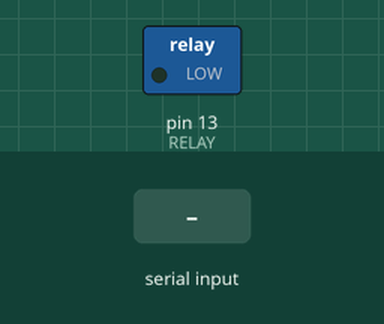
The sketch below on a simulated Arduino Uno, built with avr-gcc and run on an emulated ATmega328P. Parts: switched loads named in the sketch (green lamp = pin HIGH). Inputs (shaded band) come from the test bench. The modem accepts every AT command (registered, SIM ready, sends succeed) and sends nothing else; what the sketch prints to the serial monitor is not drawn.

Above: at 17.2 s.
17.3 s: "time" received over the second serial link
18.8 s: "GMT" received over the second serial link
20.8 s: "1" received over the second serial link
At 34.2 s:
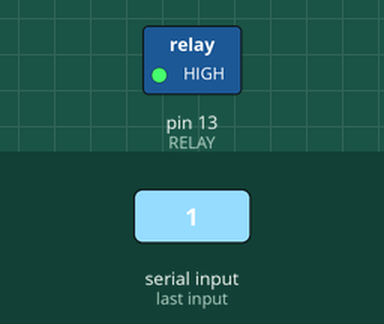
Timing chart, 0 to 40.4 s (numbered marks = the images above; inputs shaded):
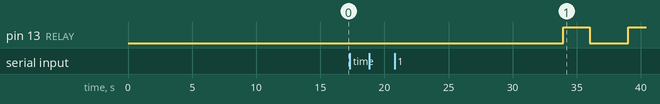

Measured:
- after the input at 17.3 s, every drawn part: stays the same
- after the input at 18.8 s, every drawn part: stays the same

The sketch:

time.ino
```cpp
#include <SoftwareSerial.h>
//#include <Wire.h>
//#include <GOFi2cOLED.h>
//
//GOFi2cOLED GOFoled;

SoftwareSerial mySerial(2, 3); //SIM800L Tx & Rx is connected to Arduino #3 & #2


const String myphone = "0929034450";     // Thay so cua ban vao day
const int RELAY =  13;                              // Chan so 12 arduino uno dung lam chan dieu khien dong/cat Relay de On/Off den

String RxBuff = "";                                    // Khai bao bo dem nhan du lieu
String returned = "";                                // Tat ca du lieu nhan ve tu module sim deu duoc luu trong day
boolean newline = false;
String Sdt="";
int Index= -1;                           // vi tri cua chuoi returned
int Index_Lamp_On = -1;                           // vi tri cua chuoi "LAMP_ON"
int Index_Lamp_Off = -1;                           // vi tri cua chuoi "LAMP_OFF"

void serialEvent();
void runUtilOk(String cmd, String okCondition, int delays);
void updateSerial();
void Gsm_Init();                                    // Cau hinh Module Sim800C
void Gsm_MakeCall(String phone);                   // Ham goi dien
void Gsm_MakeSMS(String phone, String content);    // Ham nhan tin
void ConnectServer(String ip, String port);
void disconnected();
void Makesendserver(String content);


void setup()
{

  Serial.begin(9600);

  mySerial.begin(9600);

  Serial.println("Initializing...");
  delay(1000);
  digitalWrite(RELAY, LOW);               // Khai bao chan  de dieu khien dong cat RELAY
  pinMode(RELAY, OUTPUT);

  delay(5000);                                              // Đợi module sim kiểm tra kết nối mạng GSM


  Gsm_Init();                                                 // Cau hinh module Sim800C
//  Gsm_MakeCall(myphone);                          // Test cuoc goi
  // Gsm_MakeSMS(myphone,"I'm a test");       // Test tin nhan
//  ConnectServer("138.197.46.187", "1346");
  //  mySerial.println("at+cipstart=\"tcp\",\"138.197.46.187\",\"1349\"");
  //  delay(2000);


  //  Makesendserver("times");

}

void loop() {
  serialEvent();                                                                    // tre 1s
  Index_Lamp_On = returned.indexOf("time");              // Tim vi tri cua chuoi "LAMP_ON" trong bo dem nhan RxBuff

  if (Index_Lamp_On >= 0)                                                  // Neu tim thay "LAMP_ON" trong RxBuff
  {
    digitalWrite(RELAY, LOW);
    Index_Lamp_On = -1;                                                     //
    Serial.println("Nhận tin lấy giờ:" + returned);
    Sdt = returned.substring(9, 21);
    Serial.print("Số điện thoại yêu cầu:");
    Serial.println(Sdt);
    Serial.println("Gửi tin lấy giờ lên server");
    times:
    returned = "";
    ConnectServer("138.197.46.187","1349");
    Makesendserver("times");
    serialEvent();
    Index = returned.indexOf("GMT");
    if (Index >= 0)                   // Neu tim thay "LAMP_ON" trong RxBuff
   {
      Index = -1;
      digitalWrite(RELAY, LOW);
      Serial.println("Đã lấy được giờ: " + returned);
      Serial.print("Trả giờ cho tài khoản yêu cầu:");
      Serial.println(Sdt);
      Gsm_MakeSMS(Sdt,returned);
      returned = "";                                   // Xoa bo dem
      disconnected();

   }
    else
    {
      Index = -1;
      digitalWrite(RELAY, HIGH);
      Serial.println("Thất bại, gửi lại: " + returned);
      returned = "";
      goto times;
    }
    returned = "";                                                                   // Xoa bo dem
                                                 // Dong Relay de bat den // Bat bong den
  }

}


void serialEvent() {                                          // Chuong trinh ngat nhan du lieu sự kiện trả về
  while (mySerial.available()) {                               // Doi den khi co du lieu nhan ve
    // get the new byte:
    char inChar = (char)mySerial.read();                  // Doc mot byte du lieu vua nhan ve
    returned += inChar;                          // Ghi byte do vao bo dem nhan RxBuff (ta se xu ly RxBuff trong vong loop())

    if (returned.length() >= 128)                            // Neu bo dem qua dai thi xoa bo dem di
    {
    returned = "";
    }
  }

}


void runUtilOk(String cmd, String okCondition, int delays) //s sánh phản hồi trả về từ sim
{

  mySerial.println(cmd);
  delay(delays);
  serialEvent();
  Index = returned.indexOf(okCondition);
  if (Index >= 0)                   // Neu tim thay "LAMP_ON" trong RxBuff
  {
    Index = -1;
    digitalWrite(RELAY, LOW);
    Serial.println("Thành công: " + returned);
    returned = "";                                   // Xoa bo dem
  }
    else
    {
    Index = -1;
    digitalWrite(RELAY, HIGH);
    Serial.println("Thất bại, gửi lại: " + returned);
    returned = "";
    runUtilOk(cmd, okCondition, delays);
    }
}


void updateSerial()
{
  delay(500);
  while (Serial.available())
  {
    mySerial.write(Serial.read());//Forward what Serial received to Software Serial Port

  }
  while (mySerial.available())
  {
    Serial.write(mySerial.read());//Forward what Software Serial received to Serial Port

  }
}

void Gsm_Init()          // cài đặt modul
{
           //Once the handshake test is successful, it will back to OK
  runUtilOk("AT", "OK", 2000);
  runUtilOk("ATE1", "OK", 2000);            // Tat che do phan hoi (Echo mode)
  runUtilOk("AT+CMGF=1", "OK", 2000);      // Chon che do TEXT Mode
  runUtilOk("AT+CLIP=1", "OK", 2000);           // Hien thi thong tin nguoi goi den
  runUtilOk("AT+CNMI=1,2,0,0,0", "OK", 2000);    // Hien thi truc tiep noi dung tin nhan mới


}

void Gsm_MakeCall(String phone)    //gọi điện
{
  runUtilOk("ATD" + phone + ";", "OK", 10000);
  runUtilOk("ATH", "OK", 2000);
}

void Gsm_MakeSMS(String phone, String content)  //gửi sms
{
  runUtilOk("AT+CMGS=\"" + phone + "\"", "OK", 3000);   //Gửi tin nhắn                                                   // Cho ky tu '>' phan hoi ve
  mySerial.print(content);                                          // Gui noi dung
  updateSerial();
  delay(500);
  mySerial.print((char)26);                                         // Gui Ctrl+Z hay 26 de ket thuc noi dung tin nhan va gui tin di
  updateSerial();
  delay(2000);                                                      // delay 5s
}


void ConnectServer(String ip, String port)    //kết nối tới server
{
  mySerial.println("AT+CGATT?");  //kiểm tra trạng thái GPRS
  delay(2000);
  serialEvent();
  Index = returned.indexOf("1");
  if (Index >= 0)
  {
    Index = -1;
    digitalWrite(RELAY, LOW);
    Serial.println("Đã bật GPRS:" + returned);
    returned = "";
  }
    else
    {
    Index = -1;
    digitalWrite(RELAY, HIGH);
    Serial.println("Chưa bật GPRS:" + returned);
    runUtilOk("AT+CGATT=1", "1", 2000);
    returned = "";
    }

  mySerial.println("AT+CIPMUX?");     // Cài Sim800A ở chế độ Single Connection.
  delay(2000);
  updateSerial();
  mySerial.println("AT+CIPMode?");   //Bắt đầu tác vụ và đặt APN, TÊN NGƯỜI DÙNG, PASSWORD
  delay(2000);
  updateSerial();
//  runUtilOk("AT+CSTT=\"CMNET\"","OK",2000);  //;Bắt đầu tác vụ và đặt APN, TÊN NGƯỜI DÙNG, PASSWORD
  runUtilOk("AT+CIICR","OK",2000);   //Kết nối không dây với GPRS
  mySerial.println("AT+CIFSR");   //Nhận địa chỉ IP cục bộ
  delay(2000);
  updateSerial();
  //  chaylai();
  ip:
  mySerial.println("AT+CIPSTART=\"TCP\",\"" + ip + "\",\"" + port + "\"");   //Kết nối với Server theo TCP, Sim800A đóng vai trò TCP Client
  delay(2000);;
  serialEvent();
  Index = returned.indexOf("OK");
  if (Index >= 0)                   // Neu tim thay
  {
    Index = -1;
    digitalWrite(RELAY, LOW);
    Serial.println("Thành công: " + returned);
    returned = "";                        // Xoa bo dem
    delay(3000);
    serialEvent();
    Index = returned.indexOf("CONNECT OK");
    if (Index >= 0)                   // Neu tim thay
    {
      Index = -1;
      digitalWrite(RELAY, LOW);
      Serial.println("Connect Ok: " + returned);
      returned = "";
    }
    else
    {
      Index = -1;
      digitalWrite(RELAY, HIGH);
      Serial.println("Thất bại, gửi lại: " + returned);
      returned = "";
      goto ip;
    }
  }
  else
    {
    Index = -1;
    digitalWrite(RELAY, HIGH);
    Serial.println("Thất bại, gửi lại: " + returned);
    returned = "";
    goto ip;
    }
//  runUtilOk("AT+CIPSTART=\"TCP\",\"" + ip + "\",\"" + port + "\"", "server", 5000);
}

void disconnected()
{
  runUtilOk("AT+CGATT=0", "OK", 2000);
  runUtilOk("AT+CIPCLOSE", "OK", 2000);
  runUtilOk("AT+CIPSHUT", "OK", 2000);
}

void Makesendserver(String content)
{

  runUtilOk("AT+CIPSEND", "OK", 3000);
  mySerial.println(content);
  delay(2000);
  updateSerial();
  mySerial.println((char)26);
  delay(2000);
  updateSerial();
}
```
